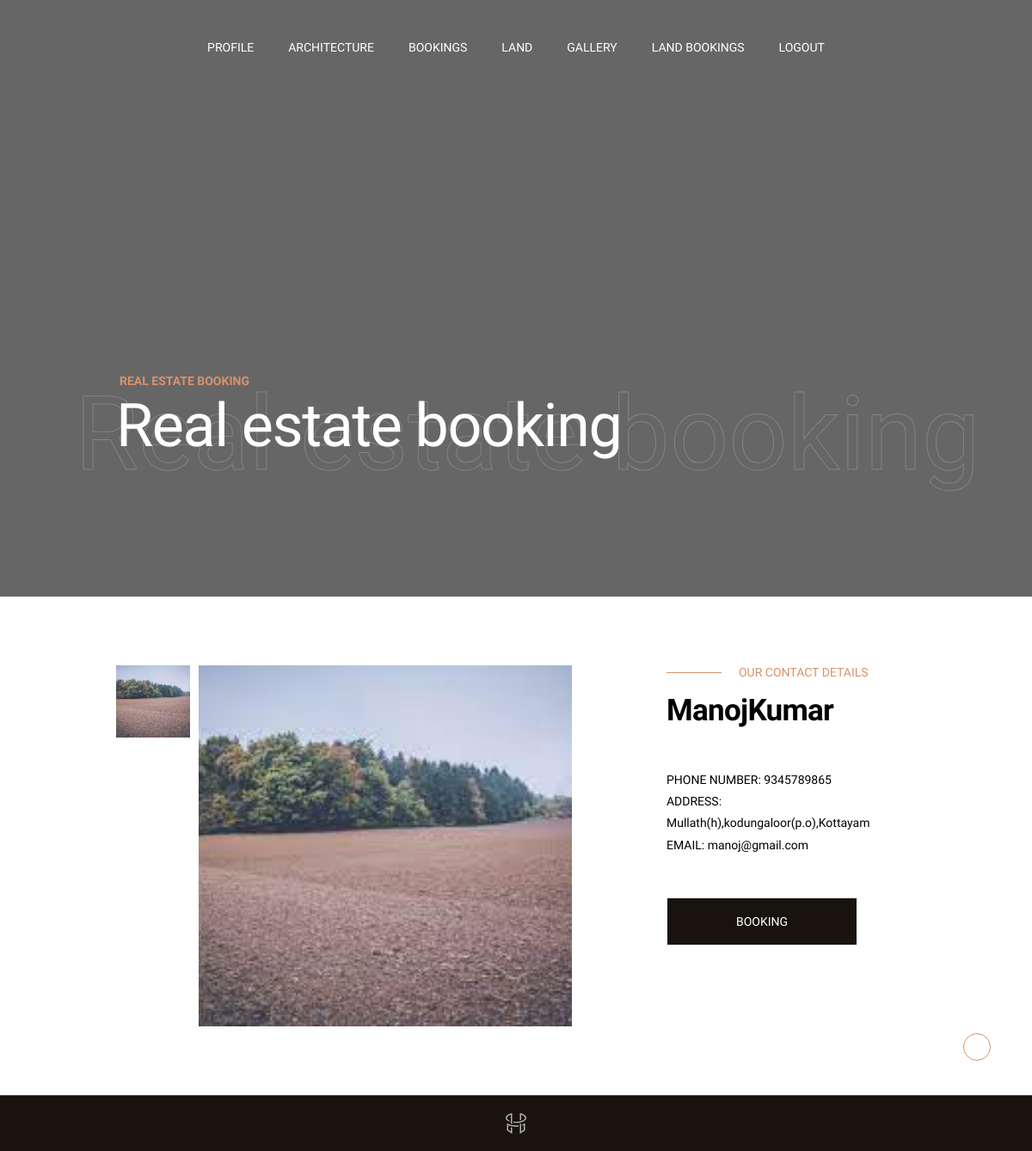
The app's page /user/real_single.php?rl_id=24&cccid=24 (signed in) with its own data.
### tables this page shows
CREATE TABLE IF NOT EXISTS `land_details` (
  `id` int(11) NOT NULL AUTO_INCREMENT,
  `rl_id` int(11) NOT NULL,
  `l_title` varchar(100) NOT NULL,
  `l_description` varchar(100) NOT NULL,
  `l_landprice` varchar(100) NOT NULL,
  `l_image` varchar(100) NOT NULL,
  `status` varchar(100) NOT NULL DEFAULT '0',
  PRIMARY KEY (`id`),
  UNIQUE KEY `rl_id` (`rl_id`)
);

CREATE TABLE IF NOT EXISTS `real_estate_registration` (
  `r_id` int(30) NOT NULL AUTO_INCREMENT,
  `rl_id` int(30) NOT NULL,
  `r_fname` varchar(100) NOT NULL,
  `r_lname` varchar(100) NOT NULL,
  `r_address` varchar(100) NOT NULL,
  `r_email` varchar(100) NOT NULL,
  `r_password` varchar(100) NOT NULL,
  `r_mobilenumber` varchar(100) NOT NULL,
  `r_file` varchar(100) NOT NULL,
  PRIMARY KEY (`r_id`)
);

### user/real_single.php (the view, shortened to what this page needs)
<?php
include 'uheader.php';
  ?>
 <?php
 $rl_id=$_GET['rl_id'];
 $cccid=$_GET['cccid'];
include('../database.php');
?>
      <div class="content-wrapper  js-content-wrapper">
        <section class="page-masthead">
          <div data-parallax="0.6" class="page-masthead__bg">
          </div>
          <div class="container">
            <div class="page-masthead__content">
              <div class="row justify-content-between md:justify-content-center align-items-center">
                <div class="col-lg-9 col-md-10">
                  <div data-anim="slide-up delay-1">
                    <div class="page-masthead__subtitle">REAL ESTATE BOOKING</div>
                    <div class="page-masthead__back_title">Real estate booking</div>
                    <h1 class="page-masthead__title text-white">Real estate booking</h1>
                  </div>
                </div>
              </div>
            </div>
          </div>
        </section>
        <section class="layout-pt-md layout-pb-md">
          <div class="container">
            <div class="row y-gap-60">
              <div class="col-lg-7">
                <div class="shopSingle-preview js-shop-slider">
                  <div class="shopSingle-preview__imageList js-slider-pagination">
                    <?php
                  $result1 = $con->query("select * from land_details WHERE rl_id=$cccid");
                               while($row1= mysqli_fetch_array($result1))
                                 {
                                 ?>
                    <div data-cursor class="gallery__item">
                      <div class="ratio ratio-62:60">
                        <img class="ratio-img" src="../uploads/<?php echo $row1['l_image'];?>" alt="land image">
                      </div>
                    </div>
                   <?php } ?>
                  </div>
                  <div class="shopSingle-preview__image js-slider-slider">
                    <div class="swiper-wrapper">
                      <?php
                  $result2 = $con->query("select * from land_details WHERE rl_id=$cccid");
                               while($row2= mysqli_fetch_array($result2))
                                 {
                                 ?>
                      <div class="swiper-slide">
                        <a href="../uploads/<?php echo $row2['l_image'];?>" class="gallery__item js-gallery" data-gallery="gallery1">
                          <div class="ratio ratio-62:60">
                            <img class="ratio-img" src="../uploads/<?php echo $row2['l_image'];?>" alt="land image">
                          </div>
                        </a>
                      </div>
                      <?php } ?>
                    </div>
                  </div>
                </div>
              </div>
               <?php
                  $result = $con->query("select * from real_estate_registration WHERE rl_id=$rl_id");
                               while($row= mysqli_fetch_array($result))
                                 {
                                 ?>
              <div class="col-xl-4 col-lg-4 offset-lg-1">
                <div class="md:pt-40 md:pb-40">
                  <div class="sectionHeading -left-line">
                    <span class="sectionHeading__subtitle">OUR CONTACT DETAILS</span>
                    <h2 class="sectionHeading__title"><?php echo $row['r_fname'];?><?php echo $row['r_lname'];?></h2>
                  </div>
                  <div class="text-sm text-black leading-4xl mt-48 md:mt-16">
                    <p>PHONE NUMBER: <?php echo $row['r_mobilenumber'];?></p>
                    <p>ADDRESS: <?php echo $row['r_address'];?></p>
                    <p>EMAIL: <?php echo $row['r_email'];?></p>
                    <br>
                  </div>
                  <div class="socialsSection mt-24">
                   <div class="col-auto">
                    <form action="real_booking.php" method="post">
                      <input type="submit" name="Booking" value="Booking" class="button -md -dark text-white">
                    </form>
                    </div>
                  </div>
                </div>
              </div>
             <?php }
                   ?>
            </div>
          </div>
        </section>
       <?php
include 'ufooter.php';
?>

### records on screen
land_details: l_image (picture)
real_estate_registration: r_fname "Manoj", r_lname "Kumar", r_mobilenumber "9345789865", r_address "Mullath(h),kodungaloor(p.o),Kottayam", r_email "manoj@gmail.com"
